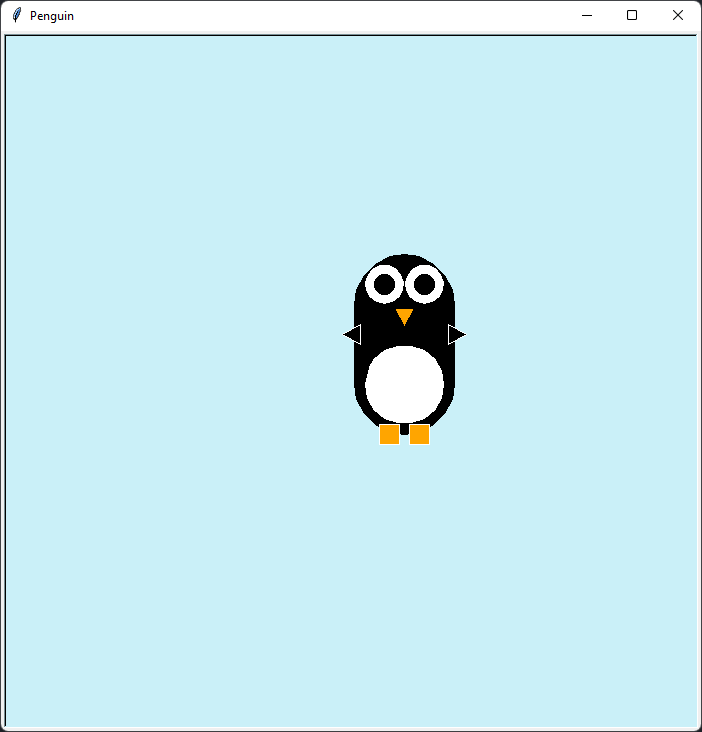

Generate this figure with Python:
# Import turtle package
import turtle

# get the instance of turtle
t = turtle.Turtle()

window = turtle.Screen()
window.setup(width=700, height=700)
window.bgcolor("#caf0f8")
window.title("Penguin")

t.speed(1)

# Setting the headposition  of turtle at angle 270 degree
t.setheading(270)
t.begin_fill()

# draws the penguin body
t.circle(50, 180)
t.forward(80)
t.circle(50, 180)
t.forward(80)
t.end_fill()

# Belly of penguin
t.fillcolor("white")
t.goto(10, 0)
t.begin_fill()
t.circle(40)
t.end_fill()

# Eyes of penguin
t.setheading(0)
t.goto(30, 80)
t.begin_fill()
t.circle(20)
t.end_fill()
t.goto(70, 80)
t.begin_fill()
t.circle(20)
t.end_fill()

# Eye  dot of penguins eye
t.shape("circle")
t.fillcolor("black")
t.penup()
t.goto(30, 100)
t.stamp()
t.goto(70, 100)
t.stamp()

# Nose of penguin
t.shape("triangle")
t.fillcolor("orange")

t.goto(50, 70)
t.setheading(270)
t.stamp()

# Hands of penguin
t.fillcolor("black")
t.pencolor("white")
t.setheading(180)
t.goto(0, 50)
t.stamp()
t.setheading(0)
t.goto(100, 50)
t.stamp()


# legs of penguin
t.shape("square")
t.fillcolor("orange")
t.goto(35, -50)
t.stamp()
t.goto(65, -50)
t.stamp()

t.hideturtle()
turtle.done()
